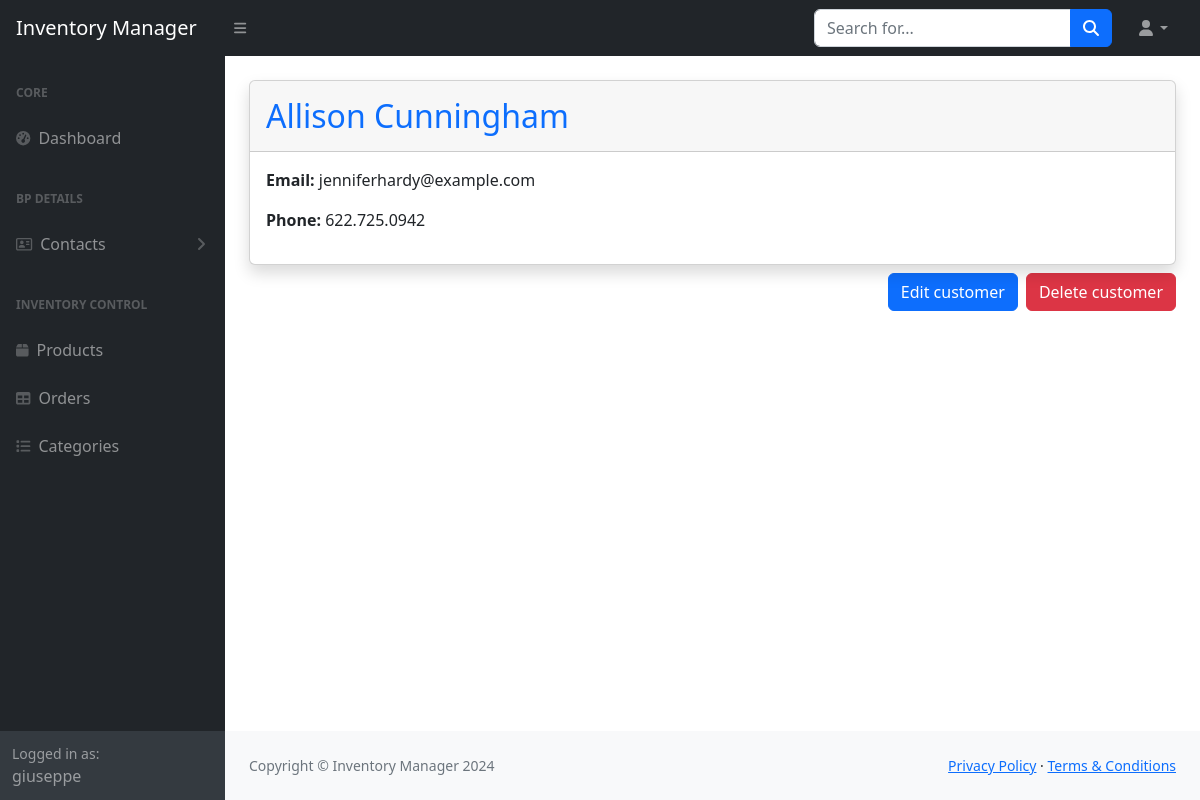
Screenshot of /customer/4/ (signed in) with the database file from the repository.
### inventorymanager/models.py (models this page shows, shortened)
class Customer(models.Model):
    first_name = models.CharField(max_length=75, null = False)
    last_name = models.CharField(max_length=75, null = False)
    email = models.CharField(max_length=75)
    phone = models.CharField(max_length=15)

### inventorymanager/views.py (the view)
# urls.py: path('customer/<int:id>/', views.customer_detail, name='customer_detail'),
@login_required
def customer_detail(request, id):
    customer = get_object_or_404(Customer, id=id)
    return render(request, 'inventorymanager/customer_detail.html', {'customer': customer})

### inventorymanager/templates/inventorymanager/customer_detail.html (shortened to what this page needs)
{% extends "inventorymanager/layout.html" %}
{% block body %}
<div class="card shadow mt-4">
    <div class="card-header py-3">
        <h2 id="first_last_name_{{ customer.id }}" class="m-0 font-weight-bold text-primary">{{ customer.first_name }} {{ customer.last_name }}</h2>
    </div>
    <div class="card-body">
        <p id="customer_email_p{{ customer.id }}"><strong> Email: </strong>{{ customer.email }}</p>
        <p id="customer_phone_p{{ customer.id }}"><strong> Phone: </strong>{{ customer.phone }}</p>
    </div>
</div>
<div class="d-flex justify-content-end">
    <button type="button" class="btn btn-primary mt-2 me-2" data-bs-toggle="modal" data-bs-target="#modal_edit_customer_{{ customer.id }}">Edit customer</button>
    <button type="button" class="btn btn-danger mt-2" data-bs-toggle="modal" data-bs-target="#deleteCustomerModal">Delete customer</button>
</div>
{% endblock body %}

### inventorymanager/templates/inventorymanager/layout.html (shortened to what this page needs)
{% load static %}
<!DOCTYPE html>
<html lang="en">
    <head>
        <link rel="stylesheet" href="https://cdn.jsdelivr.net/npm/bootstrap@5.2.3/dist/css/bootstrap.min.css">
        <link href="{% static 'inventorymanager/css/styles.css' %}" rel="stylesheet" />
        <link rel="stylesheet" href="https://cdn.datatables.net/1.13.4/css/dataTables.bootstrap5.min.css">
        <link href="https://cdn.datatables.net/v/bs5/jszip-3.10.1/dt-2.1.6/b-3.1.2/b-html5-3.1.2/b-print-3.1.2/datatables.min.css" rel="stylesheet">
    </head>
    <body class="sb-nav-fixed">
        <nav class="sb-topnav navbar navbar-expand navbar-dark bg-dark">
            <a class="navbar-brand ps-3" href="{% url 'index' %}">Inventory Manager</a>
            <button class="btn btn-link btn-sm order-1 order-lg-0 me-4 me-lg-0" id="sidebarToggle" href="#!"><i class="fas fa-bars"></i></button>
            <form class="d-none d-md-inline-block form-inline ms-auto me-0 me-md-3 my-2 my-md-0">
                <div class="input-group">
                    <input class="form-control" type="text" placeholder="Search for..." aria-label="Search for..." aria-describedby="btnNavbarSearch" />
                    <button class="btn btn-primary" id="btnNavbarSearch" type="button"><i class="fas fa-search"></i></button>
                </div>
            </form>
            <ul class="navbar-nav ms-auto ms-md-0 me-3 me-lg-4">
                <li class="nav-item dropdown">
                    <a class="nav-link dropdown-toggle" id="navbarDropdown" href="#" role="button" data-bs-toggle="dropdown" aria-expanded="false"><i class="fas fa-user fa-fw"></i></a>
                </li>
            </ul>
        </nav>
        <div id="layoutSidenav">
            <div id="layoutSidenav_nav">
                <nav class="sb-sidenav accordion sb-sidenav-dark" id="sidenavAccordion">
                    <div class="sb-sidenav-menu">
                        <div class="nav">
                            <div class="sb-sidenav-menu-heading">Core</div>
                            <a class="nav-link" href="{% url 'index' %}">
                                <div class="sb-nav-link-icon"><i class="fas fa-tachometer-alt"></i></div>
                                Dashboard
                            </a>
                            <div class="sb-sidenav-menu-heading">BP DETAILS</div>
                            <a class="nav-link collapsed" href="#" data-bs-toggle="collapse" data-bs-target="#collapseLayouts" aria-expanded="false" aria-controls="collapseLayouts">
                                <div class="sb-nav-link-icon"><i class="fa-regular fa-address-card"></i></div>
                                Contacts
                                <div class="sb-sidenav-collapse-arrow"><i class="fas fa-angle-down"></i></div>
                            </a>
                            <div class="sb-sidenav-menu-heading">Inventory Control</div>
                            <a class="nav-link" href="{% url 'products' %}">
                                <div class="sb-nav-link-icon"><i class="fa-solid fa-box"></i></div>
                                Products
                            </a>
                            <a class="nav-link" href="{% url 'orders' %}">
                                <div class="sb-nav-link-icon"><i class="fas fa-table"></i></div>
                                Orders
                            </a>
                            <a class="nav-link" href="{% url 'categories' %}">
                                <div class="sb-nav-link-icon"><i class="fa-solid fa-list"></i></div>
                                Categories
                            </a>
                        </div>
                    </div>
                    <div class="sb-sidenav-footer">
                        <div class="small">Logged in as:</div>
                        {{user}}
                    </div>
                </nav>
            </div>
            <div id="layoutSidenav_content">
                <main>
                    <div class="container-fluid px-4">
                        <div class="body">
                            {% block body %}
                            {% endblock %}
                        </div>
                    </div>
                </main>
                <footer class="py-4 bg-light mt-auto">
                    <div class="container-fluid px-4">
                        <div class="d-flex align-items-center justify-content-between small">
                            <div class="text-muted">Copyright &copy; Inventory Manager 2024</div>
                            <div>
                                <a href="#">Privacy Policy</a>
                                &middot;
                                <a href="#">Terms &amp; Conditions</a>
                            </div>
                        </div>
                    </div>
                </footer>
            </div>
        </div>
    </body>
</html>

### rows the page displays
Customer: first_name "Allison", last_name "Cunningham", email "jenniferhardy@example.com", phone "622.725.0942"

### other values shown
{{ user }} "giuseppe"
